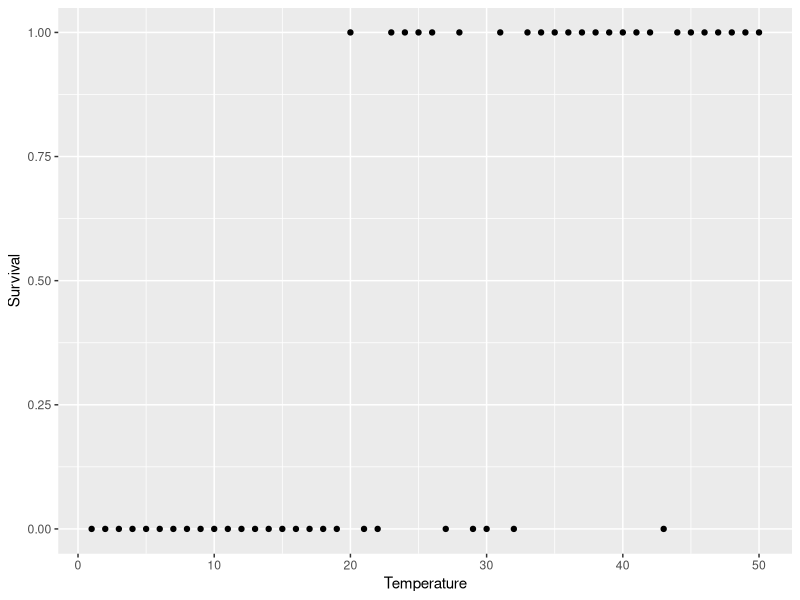
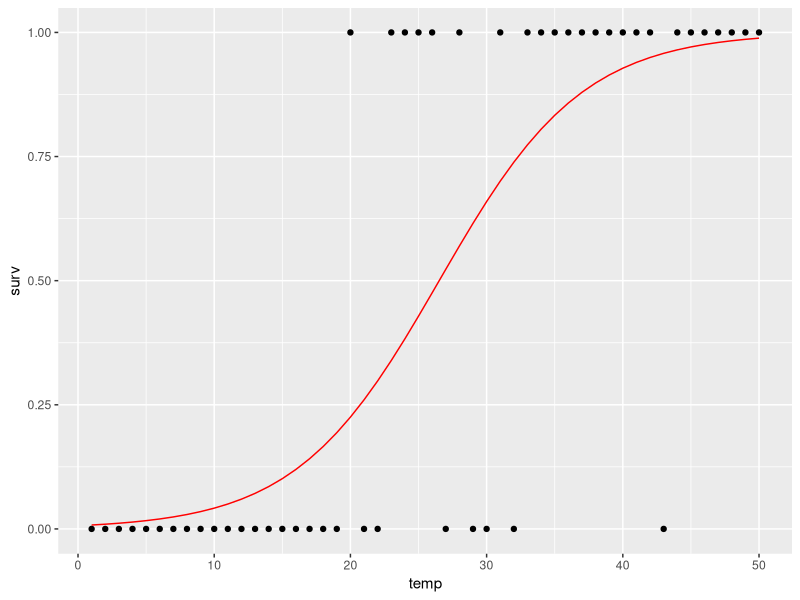
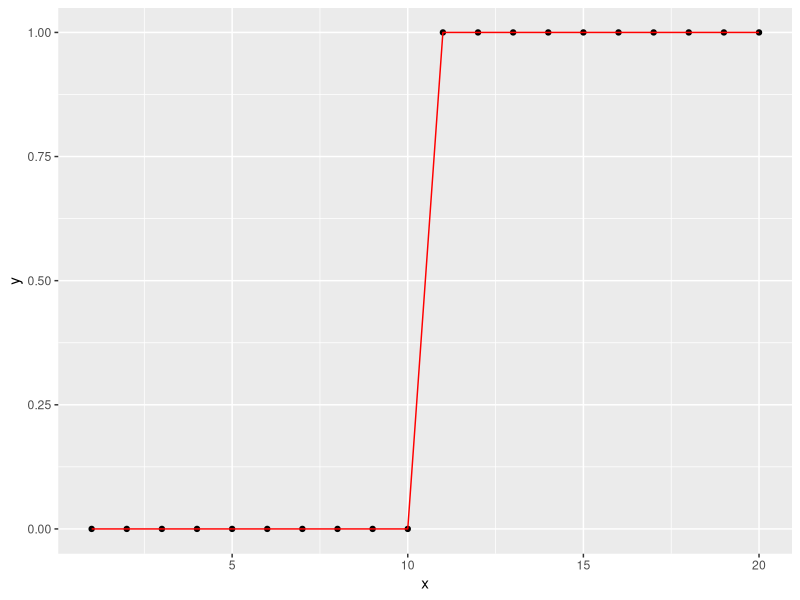
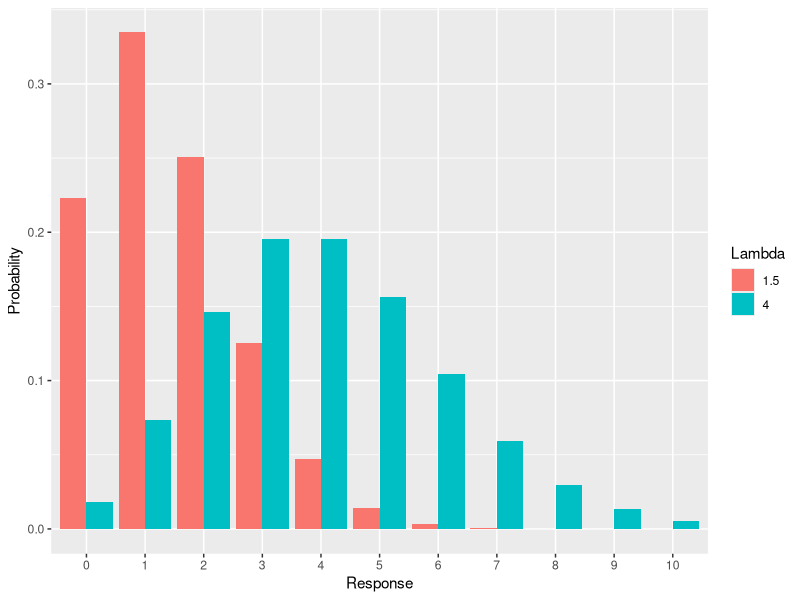
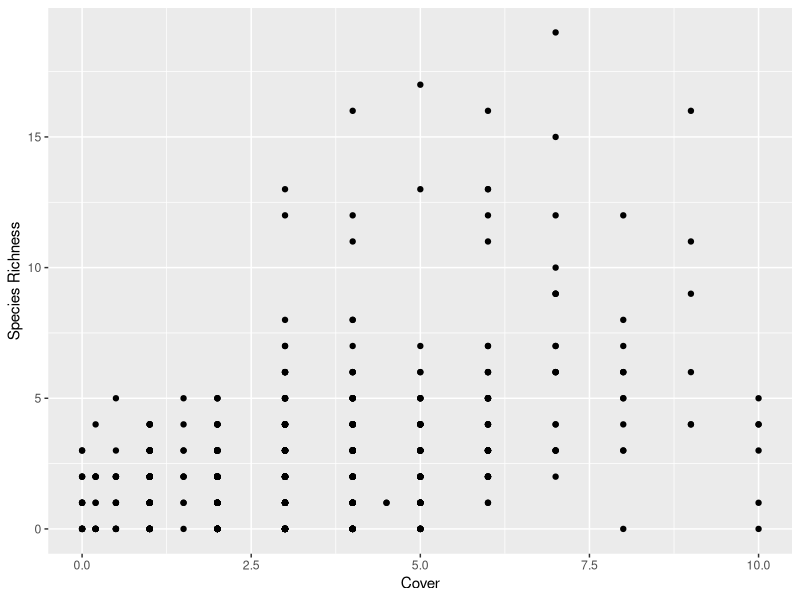
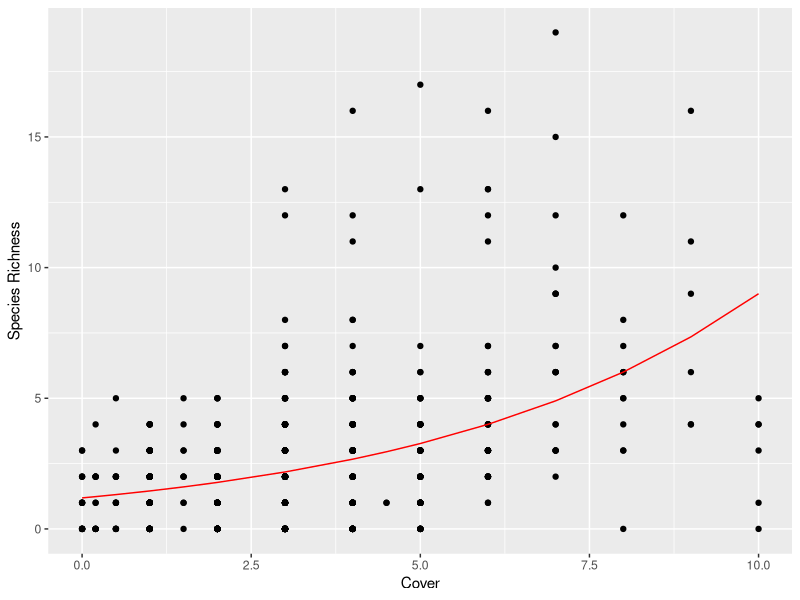
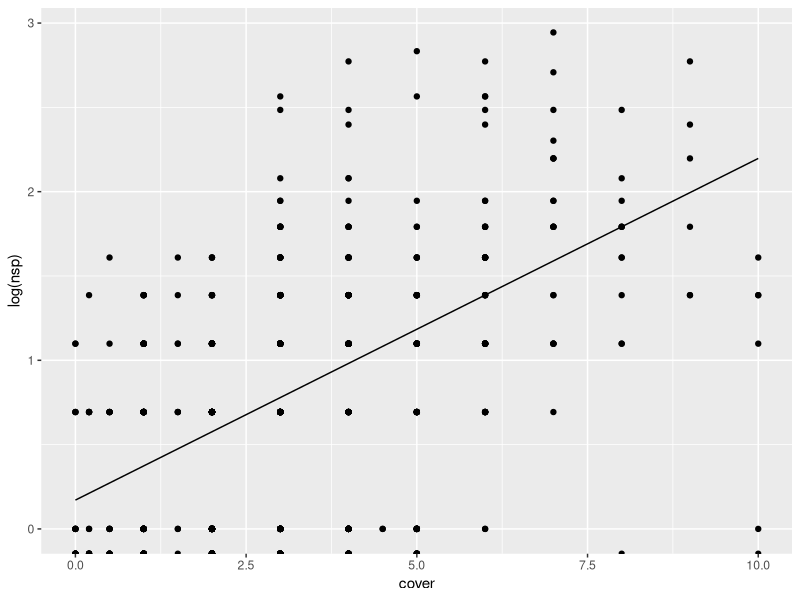
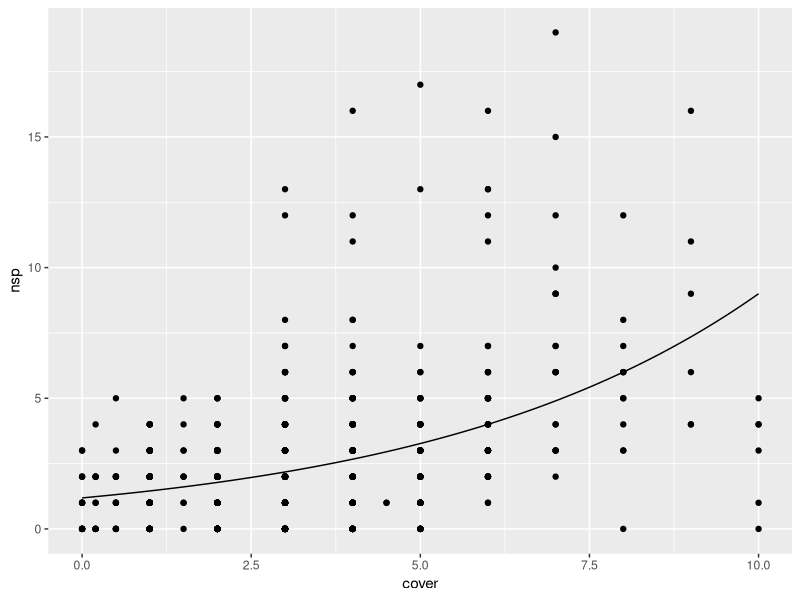

Here is the R script that generated these plots, in order: (Note: this script raises an error after producing the figures.)
## ---- chunk 1
knitr::opts_chunk$set(echo = TRUE)
library(ggplot2)
library(mgcv)
## ---- chunk 2
surv <- read.csv("data/survival.csv")
ggplot(surv, aes(temp, surv)) + 
  geom_point() + labs(x = "Temperature", y = "Survival")
## ---- chunk 3
fit_glm <- glm(surv ~ temp, data = surv, family = binomial)
## ---- chunk 4
 anova(fit_glm)
## ---- chunk 5
summary(fit_glm)
## ---- chunk 6
ggplot(cbind(surv, fit = fitted(fit_glm)), aes(x = temp, y = surv)) +
  geom_point() +
  geom_line(aes(y = fit), colour = "red")
## ---- chunk 7
df <- data.frame(x = 1:20, y = rep(c(0, 1), each = 10))
mod <- glm(y ~ x, data = df, family = binomial)
## ---- chunk 8
ggplot(cbind(df, fit = fitted(mod)), aes(x = x, y = y)) +
  geom_point() +
  geom_line(aes(y = fit), colour = "red")

## ---- chunk 9
x <- 0:10
y <- c(dpois(x, lambda = 1.5), dpois(x, lambda = 4))
lambda <- rep(c(1.5, 4), each = length(x))
df <- data.frame(x = factor(x), y, lambda = factor(lambda))
ggplot(df, aes(x, y, fill = lambda)) + 
  geom_bar(stat = "identity", position = "dodge") + 
  scale_x_discrete(breaks = 0:10, labels=0:10) +
  labs(y = "Probability", fill = "Lambda", x = "Response")
## ---- chunk 10
rich <- read.csv("data/sorich.csv")
str(rich)

## ---- chunk 11
ggplot(rich, aes(x = cover, y = nsp)) + 
  geom_point() + 
  labs(y = "Species Richness", x = "Cover")
## ---- chunk 12
fit_glm <- glm(nsp ~ cover, data = rich, family = poisson)
anova(fit_glm, test = "Chi")
## ---- chunk 13
summary(fit_glm)
## ---- chunk 14
ggplot(cbind(rich, fit = fitted(fit_glm)), aes(x = cover, y = nsp)) + 
  geom_point() + 
  geom_line(aes(y = fit), colour = "red") +
  labs(y = "Species Richness", x = "Cover")
## ---- chunk 15
anova(fit_glm)
## ---- chunk 16
glm_fit1 <- glm(nsp ~ cover, data = rich, family = quasipoisson) 
## ---- chunk 17
library("MASS")
fit_nb <- glm.nb(nsp ~ cover, data = rich, link = log)
## ---- chunk 18
fit_glm <- glm(nsp ~ cover, data = rich, family = poisson)
(pred <- predict(fit_glm, newdata = data.frame(cover = 10)))
## ---- chunk 19
exp(pred)
## ---- chunk 20
(pred <- predict(fit_glm, newdata = data.frame(cover = 10), type = "response"))
## ---- chunk 21
newD <- seq(min(rich$cover), max(rich$cover), length = 100)
pred <- predict(fit_glm, newdata = data.frame(cover = newD), se.fit = TRUE)
#upper 95%ci
up <- pred$fit + 1.96 * pred$se.fit
#lower 95%ci
down <- pred$fit - 1.96 * pred$se.fit
## ---- chunk 22
ggplot(rich, aes(cover, log(nsp))) +
  geom_point() +
  geom_line(aes(x, y = fit), data  = data.frame(x = newD, fit = pred$fit), inherit.aes = FALSE)  
## ---- chunk 23
ggplot(rich, aes(cover, nsp)) +
  geom_point() +
  geom_line(aes(x, y = fit), data  = data.frame(x = newD, fit = exp(pred$fit)), inherit.aes = FALSE)
## ---- chunk 24
(pred <- predict(fit_glm, newdata = data.frame(cover = 10), se.fit = TRUE))
## ---- chunk 25
#estimate
exp(pred$fit)

#upper 95%ci
exp(pred$fit + 1.96 * pred$se.fit)

#lower 95%ci
exp(pred$fit - 1.96 * pred$se.fit)
## ---- chunk 26
newD <- seq(min(rich$cover), max(rich$cover), length = 100)
pred <- predict(fit_glm, newdata = data.frame(cover = newD), se.fit = TRUE)
#upper 95%ci
up <- pred$fit + 1.96 * pred$se.fit
#lower 95%ci
down <- pred$fit - 1.96 * pred$se.fit
## ---- chunk 27
ggplot(rich, aes(cover, log(nsp))) +
  geom_point() +
  geom_line(aes(x, y = fit), data  = data.frame(x = newD, fit = pred$fit), inherit.aes = FALSE) + 
  geom_ribbon(aes(x, ymax = up, ymin = down), data  = data.frame(x = newD, up, down), inherit.aes = FALSE, alpha = 0.2)  
## ---- chunk 28
ggplot(rich, aes(cover, nsp)) +
  geom_point() +
  geom_line(aes(x, y = fit), data  = data.frame(x = newD, fit = exp(pred$fit)), inherit.aes = FALSE) + 
  geom_ribbon(aes(x, ymax = up, ymin = down), data  = data.frame(x = newD, up = exp(up), down = exp(down)), inherit.aes = FALSE, alpha = 0.2)  
## ---- chunk 29
pot <- read.csv("data/pot.csv")
library(mgcv)
mod <- gam(potalp ~ s(alt), data = pot, family = binomial)
mod2 <- gam(potalp ~ alt + I(alt^2), data = pot, family = binomial)
anova(mod, mod2, test = "Chi")
## ---- chunk 30
ggplot(cbind(pot, fit.gam = fitted(mod), fit.glm = fitted(mod2)), aes(alt, potalp)) +
  geom_point() +
  geom_line(aes(y = fit.gam, colour = "GAM")) +
  geom_line(aes(y = fit.glm, colour = "GLM")) +
  labs(x = "Elevation", y = "P. alpina", colour = "Model")
